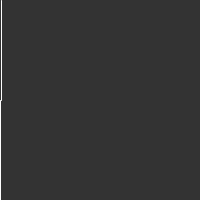
Frame 1 (no input)
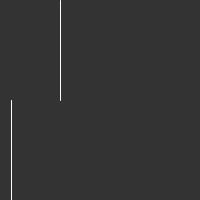
Frame 60 (the mouse pressed at the canvas centre just before this capture)
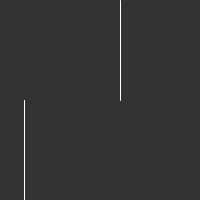
Frame 120 (the mouse held since frame 60 and released just before this capture)

The Processing sketch that drew these frames (run headless with seeded random() and noise(); from frame 60 on, the mouse is pressed at the canvas centre):

// Processing sketch: IntegersFloats
// ── IntegersFloats.pde
/**
 * Integers Floats. 
 * 
 * Integers and floats are two different kinds of numerical data. 
 * An integer (more commonly called an int) is a number without 
 * a decimal point. A float is a floating-point number, which means 
 * it is a number that has a decimal place. Floats are used when
 * more precision is needed. 
 * 
 * Created 09 December 2002
 */
 
int a = 0;      // Create a variable "a" of the datatype "int"
float b = 0.0;  // Create a variable "b" of the datatype "float"

void setup()
{
  size(200, 200);
  stroke(255);
  frameRate(30);
}

void draw()
{
  background(51);
  
  a = a + 1;
  b = b + 0.2; 
  line(a, 0, a, height/2);
  line(b, height/2, b, height);
  
  if(a > width) {
    a = 0;
  }
  if(b > width) {
    b = 0;
  }
}
